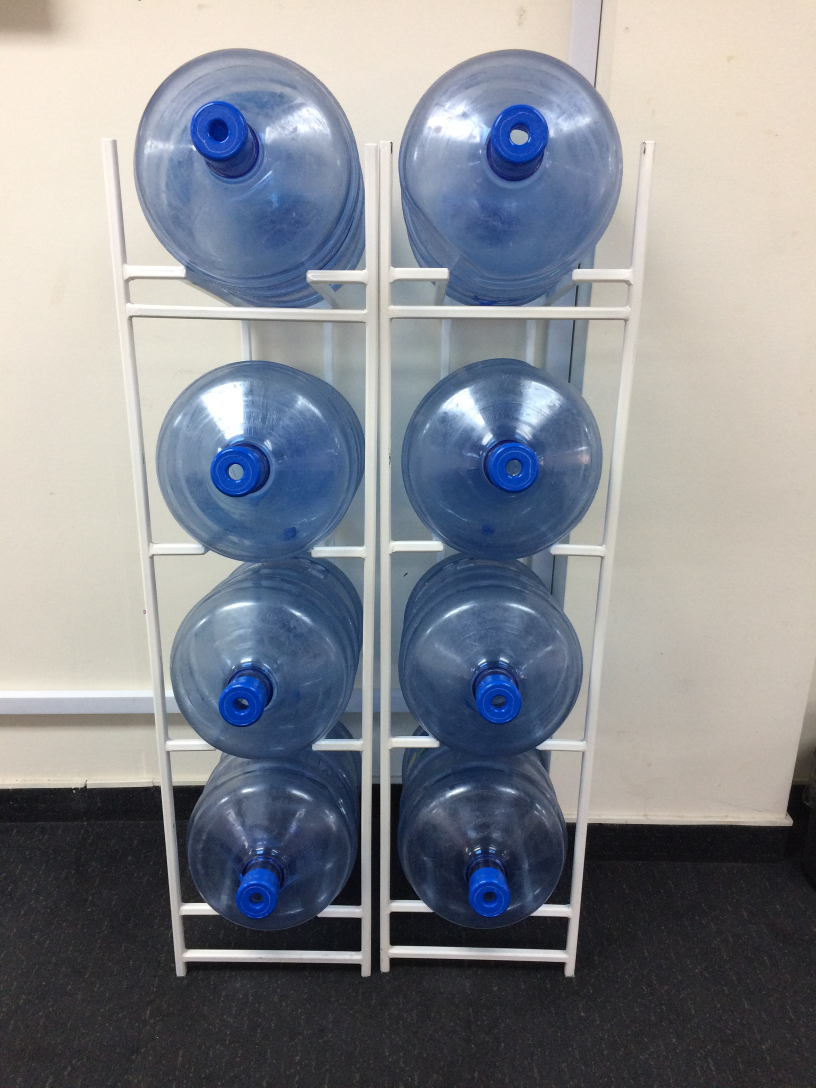
#> input picture images/whater.JPG, 2448 x 3264 px (shown at 1/3 size)
$ python -i imageHelper.py   (imports and definitions only)
#> lines starting #> are read from the running program, lines starting #| are printed output that depends on the picture; after the words box and inside, x2 and y2 are one past the last pixel; in counts of white or black regions, pixels touching at a corner belong together
import numpy as np
import matplotlib.pyplot as plt
import cv2


class image_helper:
    def __init__(self, img):
        self.resized_img = img
        self.original_img = img
        self.thresh_img = img
        self.display_img = img

    # [23 lines left out: functions show_img_cv2, show_imgs_cv2, show_img_plt, show_imgs_plt, not called in this run]

    def play_with_hsv_and_blur(self):
        def scale_image(slider_val):
            if slider_val > 0:
                self.resized_img = cv2.resize(self.original_img, (0, 0), fx=slider_val / 50,
                                              fy=slider_val / 50)
            else:
                self.resized_img = self.original_img

            cv2.imshow('result', self.resized_img)

        # [4 lines left out: function process_median_blur, not called in this run]

        def process_hsv(slider_val):
            hsv = cv2.cvtColor(self.resized_img, cv2.COLOR_BGR2HSV)

            # считываем значения бегунков
            h1 = cv2.getTrackbarPos('h_min', 'settings')
            s1 = cv2.getTrackbarPos('s_min', 'settings')
            v1 = cv2.getTrackbarPos('v_min', 'settings')
            h2 = cv2.getTrackbarPos('h_max', 'settings')
            s2 = cv2.getTrackbarPos('s_max', 'settings')
            v2 = cv2.getTrackbarPos('v_max', 'settings')

            # формируем начальный и конечный цвет фильтра
            h_min = np.array((h1, s1, v1), np.uint8)
            h_max = np.array((h2, s2, v2), np.uint8)

            # накладываем фильтр на кадр в модели HSV
            self.thresh_img = cv2.inRange(hsv, h_min, h_max)

            cv2.imshow('result', self.thresh_img)

        def process_thresh(slider_val):
            _, thresh1 = cv2.threshold(self.thresh_img, slider_val, 255, cv2.THRESH_BINARY)
            # [4 lines of commented-out code are left out]
            self.display_img = thresh1
            cv2.imshow('result', self.display_img)

        # [5 lines left out: function process_gauss_blur, not called in this run]

        cv2.namedWindow("result")  # создаем главное окно
        cv2.namedWindow("settings", flags=cv2.WINDOW_AUTOSIZE)  # создаем окно настроек

        # создаем 6 бегунков для настройки начального и конечного цвета фильтра
        cv2.createTrackbar('h_min', 'settings', 0, 255, process_hsv)
        cv2.createTrackbar('s_min', 'settings', 0, 255, process_hsv)
        cv2.createTrackbar('v_min', 'settings', 0, 255, process_hsv)
        cv2.createTrackbar('h_max', 'settings', 255, 255, process_hsv)
        cv2.createTrackbar('s_max', 'settings', 255, 255, process_hsv)
        cv2.createTrackbar('v_max', 'settings', 255, 255, process_hsv)

        cv2.createTrackbar('img_scale', 'settings', 1, 100, scale_image)

        cv2.createTrackbar('thresh', 'settings', 1, 255, process_thresh)
        cv2.createTrackbar('med_blur', 'settings', 1, 100, process_median_blur)
        cv2.createTrackbar('blur', 'settings', 1, 100, nothing)
        cv2.createTrackbar('gauss_blur', 'settings', 1, 100, process_gauss_blur)
        cv2.createTrackbar('bilateral', 'settings', 1, 100, nothing)
        cv2.createTrackbar('nlMeans', 'settings', 1, 100, nothing)

        cv2.waitKey(0)
        cv2.destroyAllWindows()

    # [13 lines left out: function play_with_blur, not called in this run]


def nothing(*arg):
    pass

>>> import cv2
>>> picture = cv2.imread('images/whater.JPG')
#> picture is the input picture: shape (3264, 2448, 3); mean B, G, R 143.4, 137.1, 133.9
>>> result = image_helper(picture).play_with_hsv_and_blur()
#> slider 'h_min' is set to 51
#> slider 's_min' is set to 51
#> slider 'v_min' is set to 51
#> in process_hsv, `hsv = cv2.cvtColor(self.resized_img, cv2.COLOR_BGR2HSV)`: hsv: shape (3264, 2448, 3); mean H, S, V 72.5, 50.7, 152.2
#> in process_hsv, `self.thresh_img = cv2.inRange(hsv, h_min, h_max)`:
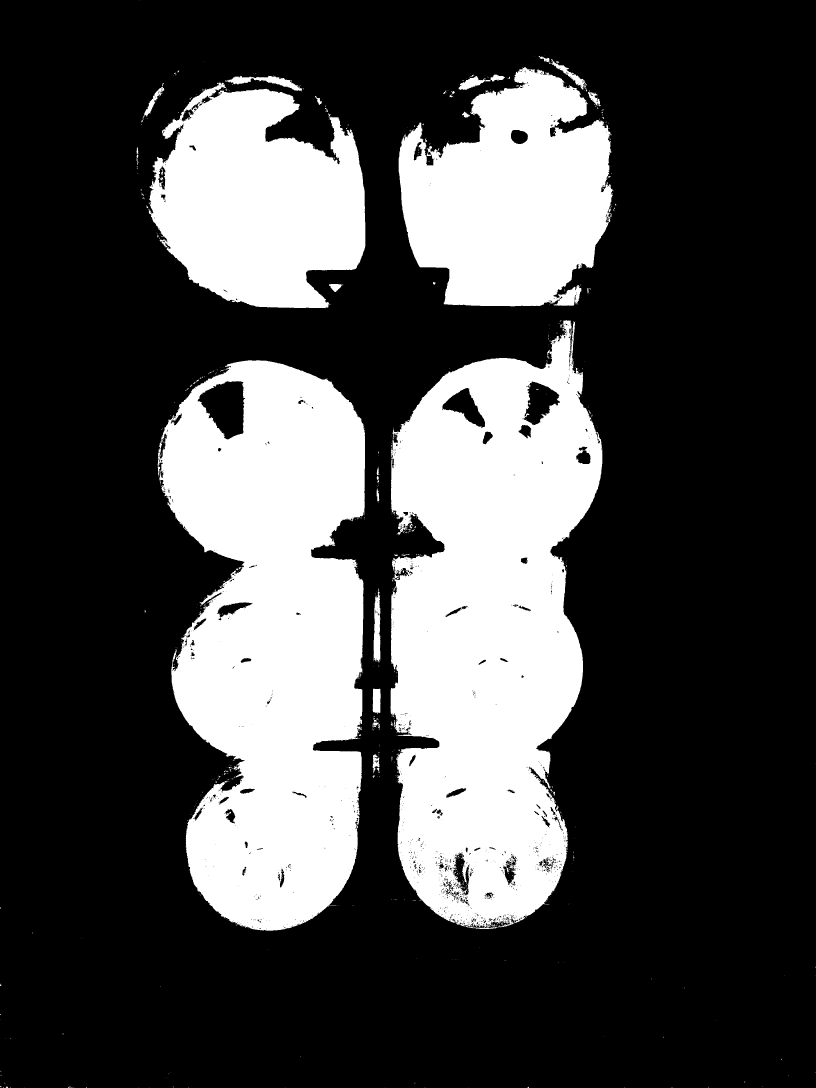
#> self.thresh_img: shape (3264, 2448) (shown at 1/3 size); 28.1% white; 875 white regions (797 under 20 px), largest, box (x1, y1, x2, y2) and area: (1171, 961, 1807, 2787) 808906, (473, 1081, 1095, 2792) 780799, (1196, 202, 1840, 919) 324035
#> in scale_image, `self.resized_img = cv2.resize(self.original_img, (0, 0), fx=slider_val..`:
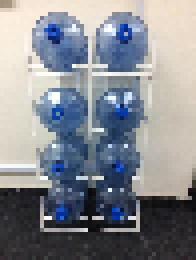
#> self.resized_img: shape (65, 49, 3) (shown 4 times larger); mean B, G, R 143.8, 137.2, 133.9
